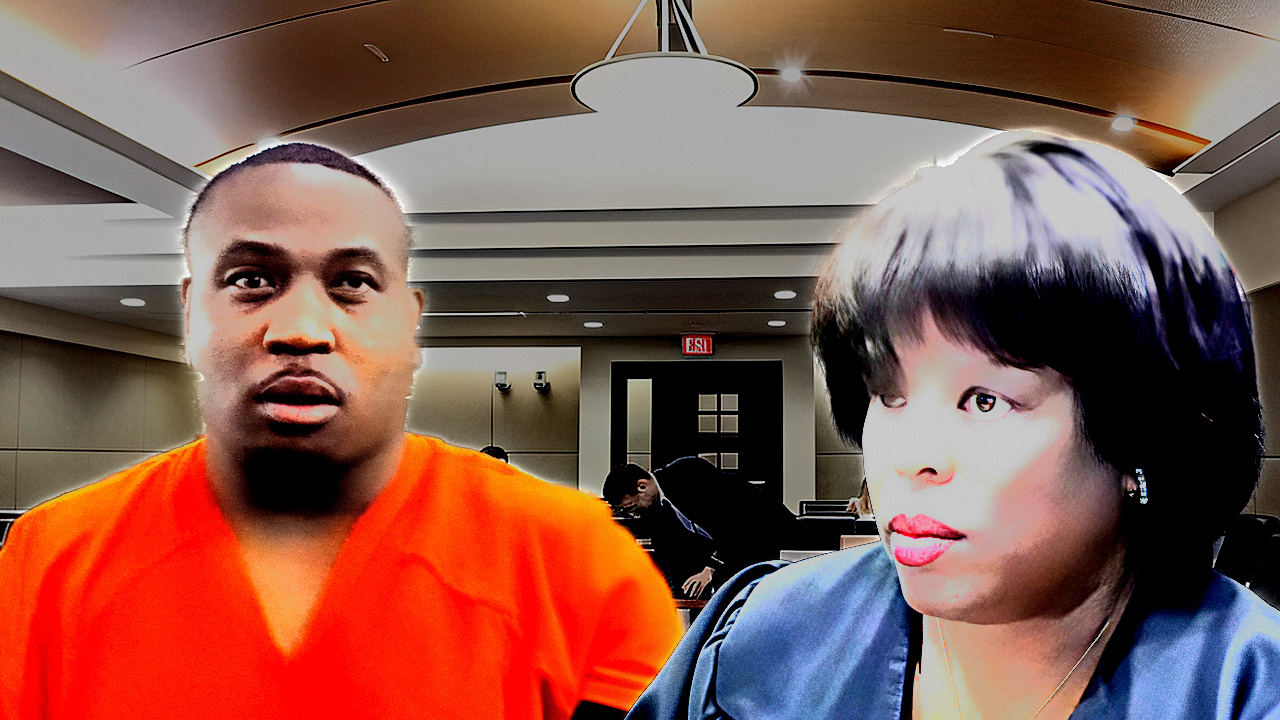
#> input picture tools/fixtures/rejected_2026_09_02/CLAYTON_thumb.photo.jpg, 1280 x 720 px
$ python edgeprof.py ../../../tools/fixtures/rejected_2026_09_02/CLAYTON_thumb.photo.jpg   (older library calls are emulated)
#> lines starting #> are read from the running program, lines starting #| are printed output that depends on the picture
"""Edge-profile analysis: measures the ACTUAL sharpening signature of an image.

For each strong, locally-straight step edge we sample the luma profile along the
gradient normal for +/-12 px, normalise it to the step, and report:
  rise_10_90  : distance in px from 10% to 90% of the step  (acutance / effective radius)
  overshoot   : peak excursion beyond the bright plateau, as % of step height
  undershoot  : peak excursion below the dark plateau, as % of step height
  halo_radius : distance from the edge centre to the overshoot peak (= USM radius)
Also measures alpha-matte contour quality when an RGBA cutout is supplied.
"""
import sys, glob, json, os
import numpy as np, cv2


def profiles(Y, n_target=4000, half=12, seed=0):
    Yf = Y.astype(np.float32)
    sm = cv2.GaussianBlur(Yf, (0, 0), 1.2)
    gx = cv2.Sobel(sm, cv2.CV_32F, 1, 0, 3) / 4.0
    gy = cv2.Sobel(sm, cv2.CV_32F, 0, 1, 3) / 4.0
    g = np.hypot(gx, gy)
    thr = np.percentile(g, 99.5)
    ys, xs = np.nonzero(g >= thr)
    keep = (xs > half + 2) & (xs < Y.shape[1] - half - 2) & (ys > half + 2) & (ys < Y.shape[0] - half - 2)
    ys, xs = ys[keep], xs[keep]
    if len(ys) == 0:
        return None
    rng = np.random.default_rng(seed)
    if len(ys) > n_target:
        idx = rng.choice(len(ys), n_target, replace=False)
        ys, xs = ys[idx], xs[idx]
    nx = gx[ys, xs] / np.maximum(g[ys, xs], 1e-6)
    ny = gy[ys, xs] / np.maximum(g[ys, xs], 1e-6)
    ts = np.arange(-half, half + 1, 0.5, dtype=np.float32)
    P = np.empty((len(ys), len(ts)), np.float32)
    for k, t in enumerate(ts):
        mx = (xs + nx * t).astype(np.float32)
        my = (ys + ny * t).astype(np.float32)
        P[:, k] = cv2.remap(Yf, mx.reshape(-1, 1), my.reshape(-1, 1),
                            cv2.INTER_LINEAR, borderMode=cv2.BORDER_REPLICATE).ravel()
    return P, ts


def analyse(Y, seed=0):
    r = profiles(Y, seed=seed)
    if r is None:
        return {}
    P, ts = r
    lo = P[:, :3].mean(1)          # far dark side (t = -12..-11)
    hi = P[:, -3:].mean(1)         # far bright side
    step = hi - lo
    good = step > 25               # only real steps
    if good.sum() < 50:
        return {'n_edges': int(good.sum())}
    P = P[good]; lo = lo[good]; hi = hi[good]; step = step[good]
    N = (P - lo[:, None]) / step[:, None]      # 0 at dark plateau, 1 at bright plateau
    mean_prof = N.mean(0)
    # 10-90 rise measured on the mean normalised profile
    c = len(ts) // 2

    def cross(level):
        for i in range(1, len(ts)):
            if mean_prof[i - 1] < level <= mean_prof[i]:
                f = (level - mean_prof[i - 1]) / (mean_prof[i] - mean_prof[i - 1] + 1e-9)
                return ts[i - 1] + f * (ts[i] - ts[i - 1])
        return None
    t10, t90 = cross(0.1), cross(0.9)
    out = {'n_edges': int(len(P))}
    if t10 is not None and t90 is not None:
        out['rise_10_90_px'] = float(t90 - t10)
    over = mean_prof[c + 1:].max() - 1.0
    j = int(np.argmax(mean_prof[c + 1:]))
    under = 0.0 - mean_prof[:c].min()
    k = int(np.argmin(mean_prof[:c]))
    out['overshoot_pct'] = float(over * 100)
    out['undershoot_pct'] = float(under * 100)
    out['overshoot_radius_px'] = float(ts[c + 1 + j])
    out['undershoot_radius_px'] = float(abs(ts[k]))
    out['mean_step_adu'] = float(step.mean())
    out['profile'] = [round(float(v), 4) for v in mean_prof]
    out['ts'] = [float(v) for v in ts]
    return out


# [24 lines left out: function alpha_contour, not called in this run]


if __name__ == '__main__':
    import argparse
    ap = argparse.ArgumentParser()
    ap.add_argument('paths', nargs='+')
    ap.add_argument('--crop', default=None, help='x0,y0,x1,y1 fractions')
    ap.add_argument('--out', default=None)
    a = ap.parse_args()
    res = []
    for pat in a.paths:
        for f in sorted(glob.glob(pat)):
            bgr = cv2.imread(f, cv2.IMREAD_COLOR)
#> bgr is the input picture: shape (720, 1280, 3); mean B, G, R 79.1, 89.3, 133
            if bgr is None:
                continue
            if a.crop:
                x0, y0, x1, y1 = [float(v) for v in a.crop.split(',')]
                H, W = bgr.shape[:2]
                bgr = bgr[int(y0 * H):int(y1 * H), int(x0 * W):int(x1 * W)]
            Y = (0.2126 * bgr[:, :, 2] + 0.7152 * bgr[:, :, 1] + 0.0722 * bgr[:, :, 0]).astype(np.float64)
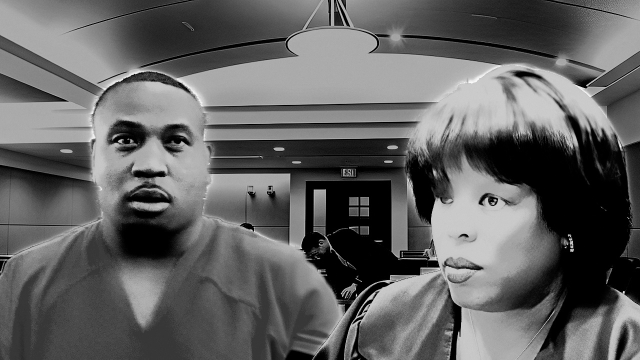
#> Y: shape (720, 1280) float64 (shown at 1/2 size); min 0, max 255, mean 97.9
            d = analyse(Y)
#> in profiles, `gx = cv2.Sobel(sm, cv2.CV_32F, 1, 0, 3) / 4.0`:
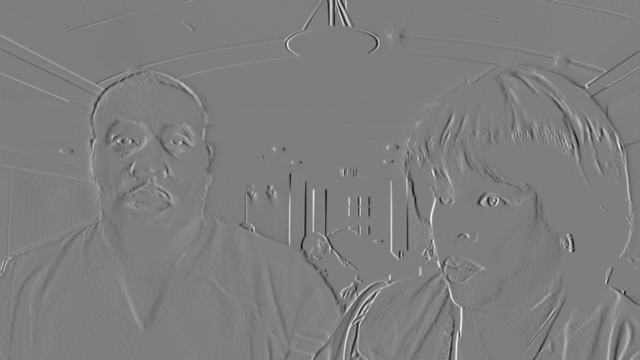
#> gx: shape (720, 1280) float32 (shown at 1/2 size); min -118, max 120.3, mean 0; drawn with min black and max white
#> in profiles, `gy = cv2.Sobel(sm, cv2.CV_32F, 0, 1, 3) / 4.0`:
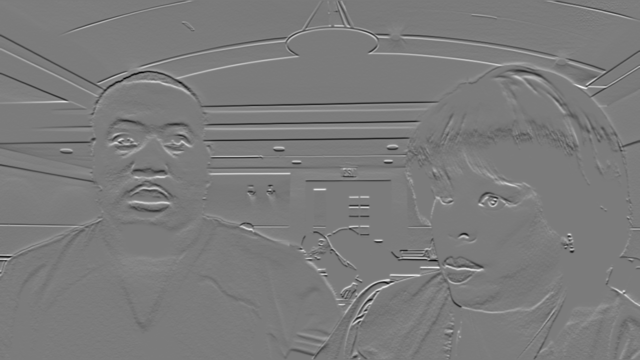
#> gy: shape (720, 1280) float32 (shown at 1/2 size); min -117.9, max 125.3, mean 0; drawn with min black and max white
#> in profiles, `g = np.hypot(gx, gy)`:
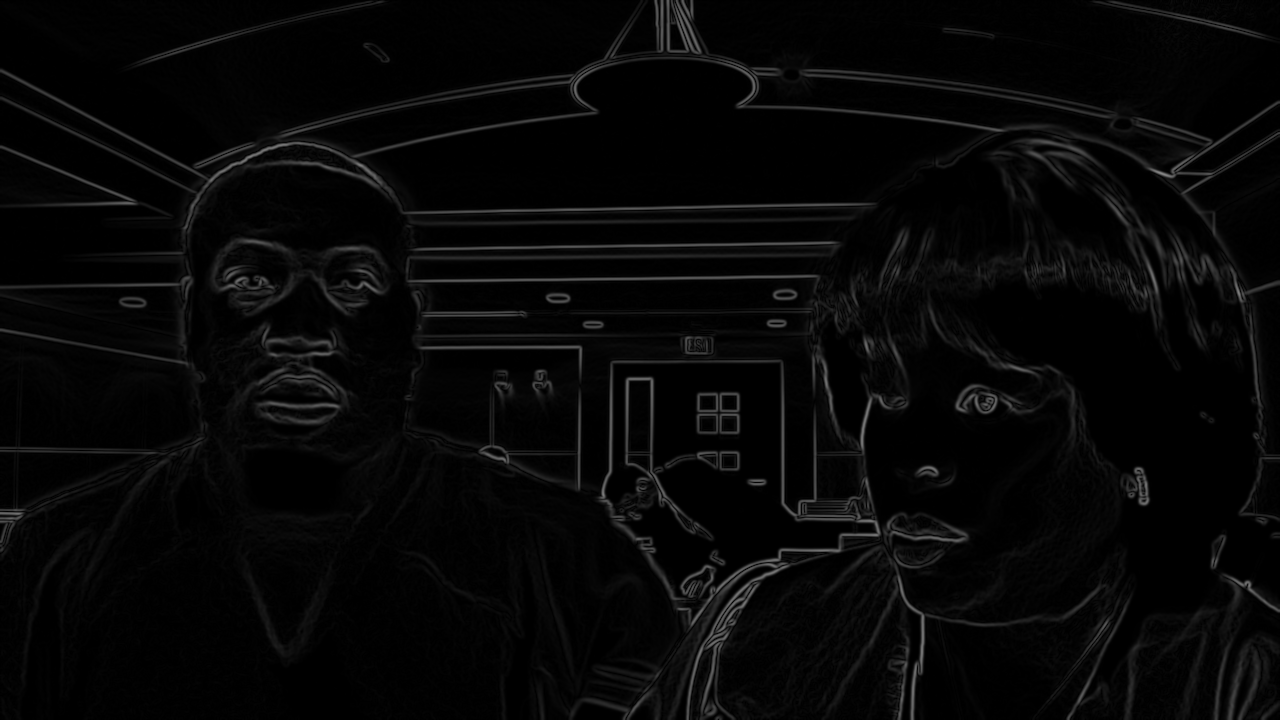
#> g: shape (720, 1280) float32; min 0, max 134.1, mean 7.3
#> in profiles, `thr = np.percentile(g, 99.5)`: thr = 83.45
#> in profiles, `ys, xs = np.nonzero(g >= thr)`: ys = 4608 values from 0 to 719; xs = 4608 values, max 1276 at index 3977, min 0 at index 2967, mean 712.2
#> in profiles, `ys, xs = ys[keep], xs[keep]`: ys = 4429 values from 15 to 705; xs = 4429 values, max 1265 at index 3750, min 15 at index 2867, mean 714.6
#> in profiles, `idx = rng.choice(len(ys), n_target, replace=False)`: idx = 4000 values, max 4428 at index 3549, min 0 at index 661, mean 2211.3
#> in profiles, `ys, xs = ys[idx], xs[idx]`: ys = 4000 values, max 705 at index 2087, min 15 at index 661, mean 398.5; xs = 4000 values, max 1265 at index 3930, min 15 at index 300, mean 712.1
#> in profiles, `nx = gx[ys, xs] / np.maximum(g[ys, xs], 1e-6)`: nx = 4000 values, max 1 at index 657, min -1 at index 1040, mean 0.0834
#> in profiles, `ny = gy[ys, xs] / np.maximum(g[ys, xs], 1e-6)`: ny = 4000 values, max 1 at index 529, min -1 at index 1114, mean -0.0236
#> in analyse, `P, ts = r`: ts = 50 values from -12 to 12.5
#> in analyse, `lo = P[:, :3].mean(1)`: lo = 4000 values, max 229.5 at index 2946, min 0 at index 10, mean 56.24
#> in analyse, `hi = P[:, -3:].mean(1)`: hi = 4000 values, max 240.5 at index 1393, min 0 at index 144, mean 134.3
#> in analyse, `step = hi - lo`: step = 4000 values, max 233.8 at index 1393, min -202.6 at index 2805, mean 78.06
#> in analyse, `lo = lo[good]`: lo = 3033 values, max 197.7 at index 1052, min 0 at index 9, mean 41.09
#> in analyse, `hi = hi[good]`: hi = 3033 values, max 240.5 at index 1070, min 25.01 at index 1731, mean 156.2
#> in analyse, `step = step[good]`: step = 3033 values, max 233.8 at index 1070, min 25.01 at index 1731, mean 115.1
#> in analyse, `mean_prof = N.mean(0)`: mean_prof = 50 values, max 1.37 at index 27, min -0.607 at index 20, mean 0.427
#> in analyse, `c = len(ts) // 2`: c = 25
#> the loop in cross, `for i in range(1, len(ts)):` made 24 passes
#> f on pass 24: 0.354
#> the loop in cross, `for i in range(1, len(ts)):` made 25 passes
#> f on pass 25: 0.989
#> in analyse, `t10, t90 = cross(0.1), cross(0.9)`: t10 = -0.323; t90 = 0.495
#> in analyse, `out = {'n_edges': int(len(P))}`: out = {'n_edges': 3033}
#> in analyse, `over = mean_prof[c + 1:].max() - 1.0`: over = 0.37
#> in analyse, `j = int(np.argmax(mean_prof[c + 1:]))`: j = 1
#> in analyse, `under = 0.0 - mean_prof[:c].min()`: under = 0.607
#> in analyse, `k = int(np.argmin(mean_prof[:c]))`: k = 20
#> d = 9 items
            d['file'] = os.path.basename(f)
            res.append(d)
            print('%-28s n=%5d rise10-90=%s px  over=%5.1f%% @%.1fpx  under=%5.1f%% @%.1fpx  step=%.0f' % (
                d['file'][:28], d.get('n_edges', 0),
                ('%.2f' % d['rise_10_90_px']) if 'rise_10_90_px' in d else ' n/a',
                d.get('overshoot_pct', 0), d.get('overshoot_radius_px', 0),
                d.get('undershoot_pct', 0), d.get('undershoot_radius_px', 0),
                d.get('mean_step_adu', 0)))
#| CLAYTON_thumb.photo.jpg      n= 3033 rise10-90=0.82 px  over= 37.0% @1.5px  under= 60.7% @2.0px  step=115
    if a.out:
        json.dump(res, open(a.out, 'w'), indent=1)

$ run again, on tools/fixtures/rejected_2026_09_02/GARCIA_J_thumb.jpg
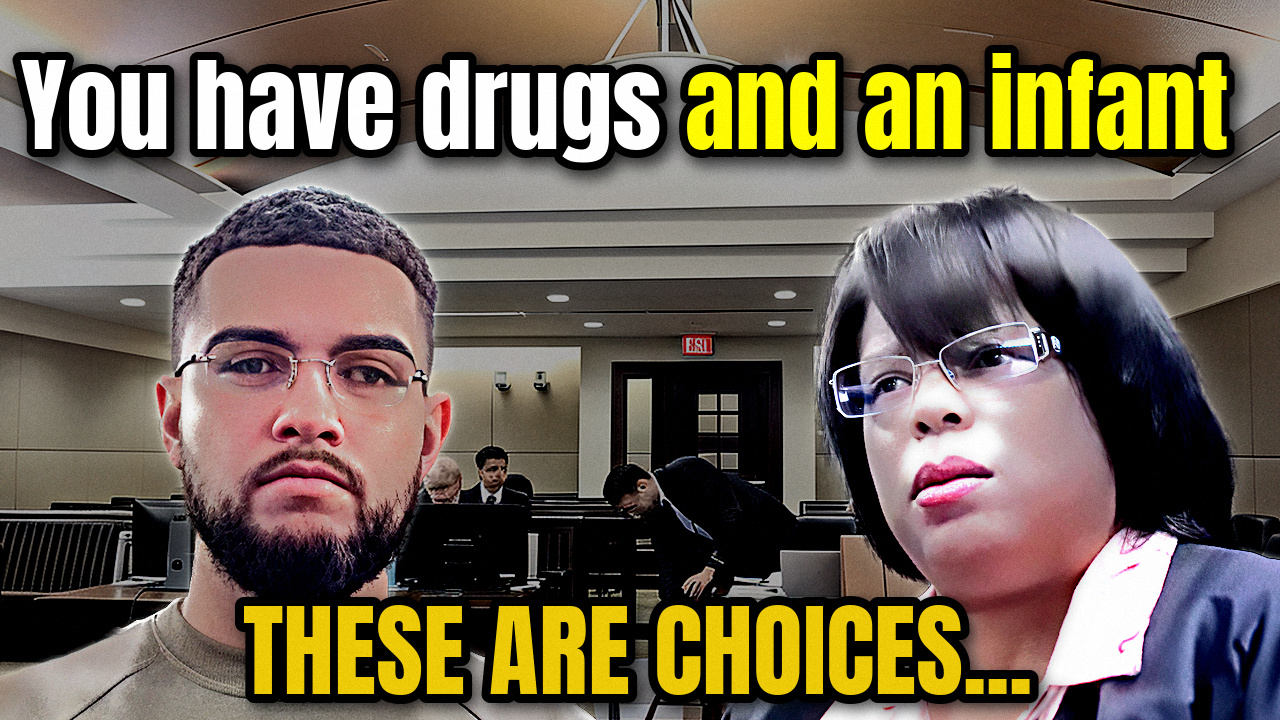
#> input picture tools/fixtures/rejected_2026_09_02/GARCIA_J_thumb.jpg, 1280 x 720 px
#> bgr is the input picture: shape (720, 1280, 3); mean B, G, R 83.7, 100.8, 112.9
#> in profiles, `gy = cv2.Sobel(sm, cv2.CV_32F, 0, 1, 3) / 4.0`:
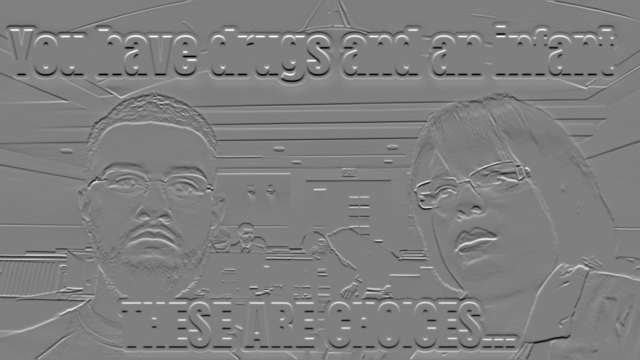
#> gy: shape (720, 1280) float32 (shown at 1/2 size); min -144.3, max 144.4, mean 0.1; drawn with min black and max white
#> in profiles, `g = np.hypot(gx, gy)`:
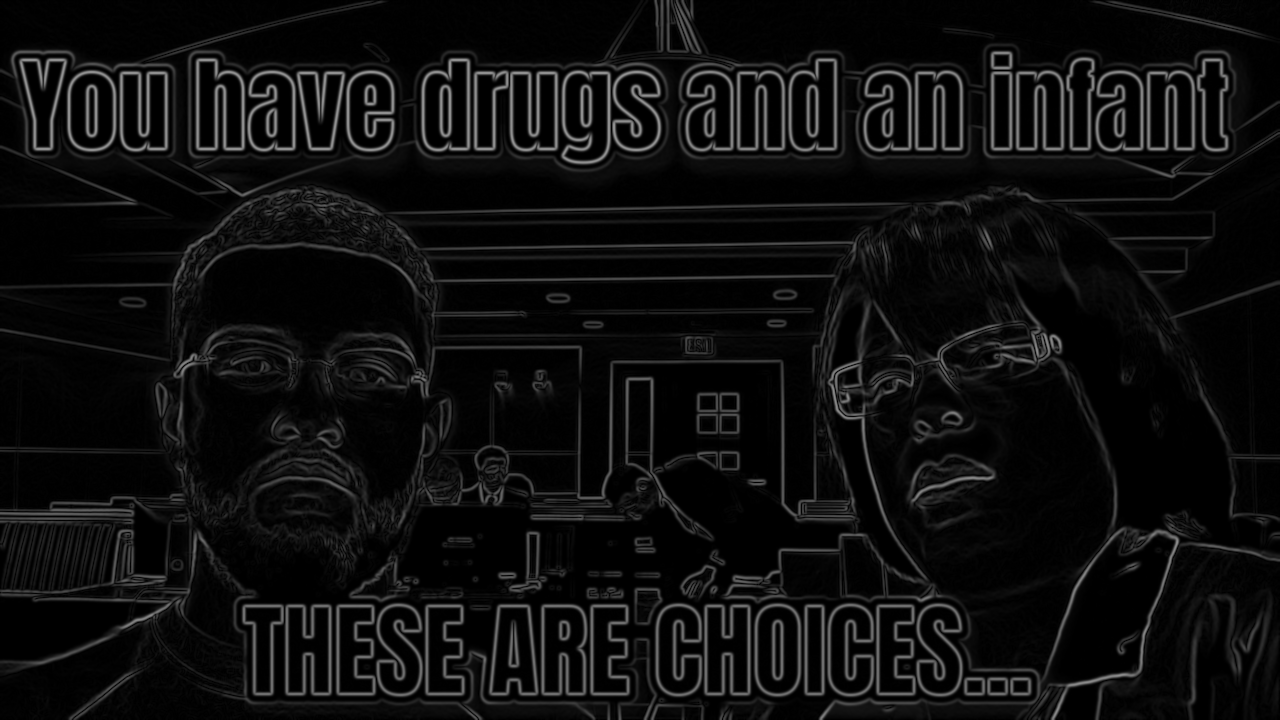
#> g: shape (720, 1280) float32; min 0, max 146.4, mean 14.7
#> thr = 136.2
#> in profiles, `ys, xs = np.nonzero(g >= thr)`: ys = 4608 values from 59 to 684; xs = 4608 values, max 1177 at index 4588, min 21 at index 118, mean 349.5
#> idx = 4000 values, max 4606 at index 2087, min 0 at index 661, mean 2291.3
#> in profiles, `ys, xs = ys[idx], xs[idx]`: ys = 4000 values, max 683 at index 2087, min 59 at index 20, mean 110.7; xs = 4000 values, max 1177 at index 3334, min 21 at index 978, mean 350.3
#> nx = 4000 values, max 1 at index 56, min -1 at index 125, mean 0.013
#> ny = 4000 values, max 1 at index 193, min -1 at index 158, mean 0.00194
#> ts = 50 values from -12 to 12.5
#> in analyse, `lo = P[:, :3].mean(1)`: lo = 4000 values, max 255 at index 16, min 0 at index 11, mean 152.8
#> in analyse, `hi = P[:, -3:].mean(1)`: hi = 4000 values, max 255 at index 11, min 0 at index 1138, mean 250.9
#> in analyse, `step = hi - lo`: step = 4000 values, max 255 at index 11, min -254.2 at index 2882, mean 98.08
#> in analyse, `lo = lo[good]`: lo = 2089 values, max 225.8 at index 1227, min 0 at index 5, mean 64.06
#> in analyse, `hi = hi[good]`: hi = 2089 values, max 255 at index 5, min 46.7 at index 77, mean 253.1
#> in analyse, `step = step[good]`: step = 2089 values, max 255 at index 5, min 27.98 at index 1227, mean 189
#> mean_prof = 50 values, max 1.01 at index 38, min -0.491 at index 18, mean 0.343
#> c = 25
#> the loop in cross, `for i in range(1, len(ts)):` made 24 passes
#> f on pass 24: 0.616
#> the loop in cross, `for i in range(1, len(ts)):` made 26 passes
#> f on pass 26: 0.748
#> t10 = -0.192; t90 = 0.874
#> out = {'n_edges': 2089}
#> over = 0.00938
#> j = 12
#> under = 0.491
#> k = 18
#> d = 9 items
#| GARCIA_J_thumb.jpg           n= 2089 rise10-90=1.07 px  over=  0.9% @7.0px  under= 49.1% @3.0px  step=189
